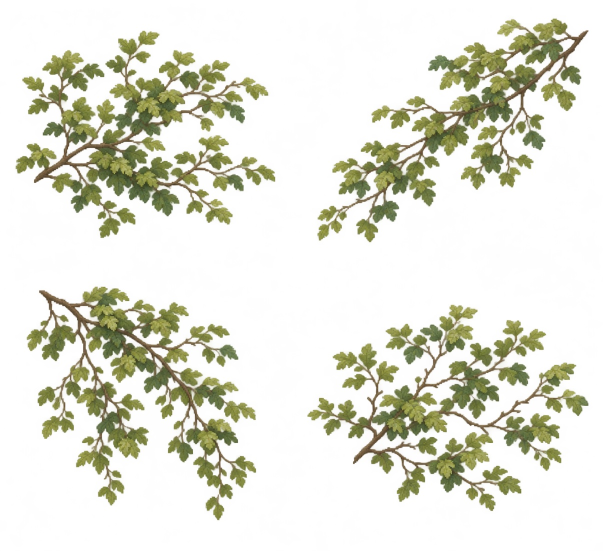
#> input picture assets/branch-cards/source/branch-sheet.jpg, 1206 x 1102 px (shown at 1/2 size)
$ python process_branches.py
#> lines starting #> are read from the running program, lines starting #| are printed output that depends on the picture; after the words box and inside, x2 and y2 are one past the last pixel; in counts of white or black regions, pixels touching at a corner belong together
#!/usr/bin/env python3
"""Process the owner's 2x2 branch/leaf sheet into 4 transparent branch
sprites for the HD-2D tree overhaul (2026-11-07).

Pipeline per quadrant (reading order TL, TR, BL, BR -> branch-1..4):
  1. content mask = min(R,G,B) < 243 (near-white is background)
  2. border flood fill marks the outer background; enclosed near-white
     components are leaf-gap sky and also become transparent
  3. dust removal: tiny isolated components are dropped
  4. dehalo: pale fringe pixels at the alpha edge take the colour of
     the nearest true-interior pixels (kills the yellow-green JPG haze)
  5. alpha binarized to {0, 255} (the renderer uses alphaTest cutout)
  6. gentle olive grade; trim to content bbox; save a full-size master
     and a 512px runtime sprite
Also builds branch-cluster.png (3 sprites composited) for the far LOD,
and preview contact sheets (light/dark background, display-size check).

The original sheet is kept untouched in ../source/.
"""
import json
import os
from collections import deque

import numpy as np
from PIL import Image
from scipy import ndimage

HERE = os.path.dirname(os.path.abspath(__file__))
ROOT = os.path.normpath(os.path.join(HERE, ".."))
SRC = os.path.join(ROOT, "source", "branch-sheet.jpg")
NEAR_WHITE = 243
NAMES = {1: "branch-1", 2: "branch-2", 3: "branch-3", 4: "branch-4"}


def flood_from_border(bg_candidate):
    """Boolean mask of background-candidate pixels reachable from the
    border (4-connectivity) — the true outer background."""
    h, w = bg_candidate.shape
    seen = np.zeros_like(bg_candidate)
    dq = deque()
    for x in range(w):
        for y in (0, h - 1):
            if bg_candidate[y, x] and not seen[y, x]:
                seen[y, x] = True
                dq.append((y, x))
    for y in range(h):
        for x in (0, w - 1):
            if bg_candidate[y, x] and not seen[y, x]:
                seen[y, x] = True
                dq.append((y, x))
    while dq:
        y, x = dq.popleft()
        for ny, nx in ((y - 1, x), (y + 1, x), (y, x - 1), (y, x + 1)):
            if 0 <= ny < h and 0 <= nx < w and bg_candidate[ny, nx] and not seen[ny, nx]:
                seen[ny, nx] = True
                dq.append((ny, nx))
    return seen


def process_quadrant(rgb, qi):
    """rgb: HxWx3 uint8 of one quadrant. Returns (RGBA image, stats)."""
    content = rgb.min(axis=2) < NEAR_WHITE
    outer_bg = flood_from_border(~content)
    alpha = content & ~outer_bg  # enclosed near-white pockets stay False here? no:
    # content already excludes ALL near-white pixels, so enclosed gaps are
    # transparent by construction. outer_bg is only diagnostic.
    pockets = (~content) & (~outer_bg)
    # dust removal on the content mask
    lab, n = ndimage.label(alpha)
    sizes = ndimage.sum(alpha, lab, range(1, n + 1))
    keep = np.zeros_like(alpha)
    kept = dropped = 0
    for i, s in enumerate(sizes, start=1):
        if s >= 12:
            keep[lab == i] = True
            kept += 1
        else:
            dropped += 1
    alpha = keep
    # dehalo + despeckle: pale low-saturation pixels (the JPG haze at the
    # outline AND the generator's white sparkle dots on leaves/stems,
    # invisible on the white source background but glaring on dark
    # in-game backgrounds) take the colour of the nearest clean
    # interior pixel. Leaf bodies are yellow-green (channel spread
    # >= ~60), so they are not touched.
    out = rgb.astype(np.float32)
    spread = rgb.max(axis=2) - rgb.min(axis=2)
    pale = alpha & (
        ((rgb.min(axis=2) > 200) & (spread < 60))
        | ((rgb.min(axis=2) > 185) & (spread < 40))
    )
    clean = alpha & ~pale
    interior = ndimage.binary_erosion(clean, iterations=1)
    if interior.any() and pale.any():
        # nearest interior pixel colour via distance transform indices
        _, inds = ndimage.distance_transform_edt(
            ~interior, return_indices=True
        )
        py, px = np.where(pale)
        out[py, px] = rgb[inds[0][py, px], inds[1][py, px]]
    dehaloed = int(pale.sum())
    # gentle olive grade: rein in the brightest yellow-greens
    mx = out.max(axis=2, keepdims=True)
    mn = out.min(axis=2, keepdims=True)
    bright_yellow = (out[..., 0] > 165) & (out[..., 1] > 175) & (out[..., 2] < 150)
    out[bright_yellow, 0] *= 0.92
    out[bright_yellow, 2] *= 1.05
    img = np.dstack([out, np.where(alpha, 255, 0)]).astype(np.uint8)
    rgba = Image.fromarray(img, "RGBA")
    bbox = rgba.getbbox()
    rgba = rgba.crop(bbox)
    stats = {
        "quadrant": qi,
        "gap_pocket_px": int(pockets.sum()),
        "components_kept": kept,
        "components_dropped": dropped,
        "dehaloed_px": dehaloed,
        "trimmed_size": list(rgba.size),
        "opaque_pct": round(100.0 * float(alpha.mean()), 1),
    }
    return rgba, stats


def main():
    sheet = Image.open(SRC).convert("RGB")
#> sheet is the input picture: PIL image 1206x1102 RGB; mean R, G, B 226.3, 227, 214.9
    W, H = sheet.size
#> W = 1206; H = 1102
    arr = np.asarray(sheet)
    quads = {
        1: arr[0:H // 2, 0:W // 2],
        2: arr[0:H // 2, W // 2:W],
        3: arr[H // 2:H, 0:W // 2],
        4: arr[H // 2:H, W // 2:W],
    }
    log = []
    masters = {}
    for qi in (1, 2, 3, 4):
        rgba, stats = process_quadrant(quads[qi], qi)
        masters[qi] = rgba
        rgba.save(os.path.join(ROOT, "sprites", f"{NAMES[qi]}-master.png"))
        rt = rgba.copy()
        rt.thumbnail((512, 512), Image.LANCZOS)
        rt.save(os.path.join(ROOT, "sprites", f"{NAMES[qi]}.png"))
        stats["runtime_size"] = list(rt.size)
        log.append(stats)
        print(NAMES[qi], stats)
#> this loop made 4 passes
#> (n in process_quadrant, dehaloed in process_quadrant, bbox in process_quadrant) on passes 1 to 4: (53, 14392, (31, 61, 551, 477)), (45, 11764, (31, 36, 574, 485)), (53, 13917, (52, 21, 513, 490)), (64, 14317, (11, 58, 575, 472))
#| branch-1 {'quadrant': 1, 'gap_pocket_px': 6125, 'components_kept': 1, 'components_dropped': 52, 'dehaloed_px': 14392, 'trimmed_size': [520, 416], 'opaque_pct': 27.9, 'runtime_size': [512, 410]}
#| branch-2 {'quadrant': 2, 'gap_pocket_px': 5671, 'components_kept': 1, 'components_dropped': 44, 'dehaloed_px': 11764, 'trimmed_size': [543, 449], 'opaque_pct': 23.6, 'runtime_size': [512, 423]}
#| branch-3 {'quadrant': 3, 'gap_pocket_px': 6343, 'components_kept': 1, 'components_dropped': 52, 'dehaloed_px': 13917, 'trimmed_size': [461, 469], 'opaque_pct': 26.4, 'runtime_size': [461, 469]}
#| branch-4 {'quadrant': 4, 'gap_pocket_px': 10223, 'components_kept': 1, 'components_dropped': 63, 'dehaloed_px': 14317, 'trimmed_size': [564, 414], 'opaque_pct': 26.3, 'runtime_size': [512, 376]}
#> pass 1, in process_quadrant, `content = rgb.min(axis=2) < NEAR_WHITE`:
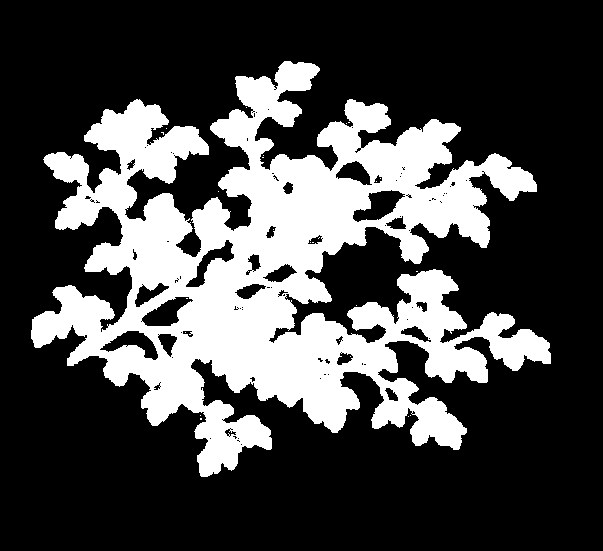
#> content: shape (551, 603) bool; 27.9% white; 25 white regions (24 under 20 px), largest, box (x1, y1, x2, y2) and area: (31, 61, 551, 477) 92788
#> pass 1, in process_quadrant, `lab, n = ndimage.label(alpha)`:
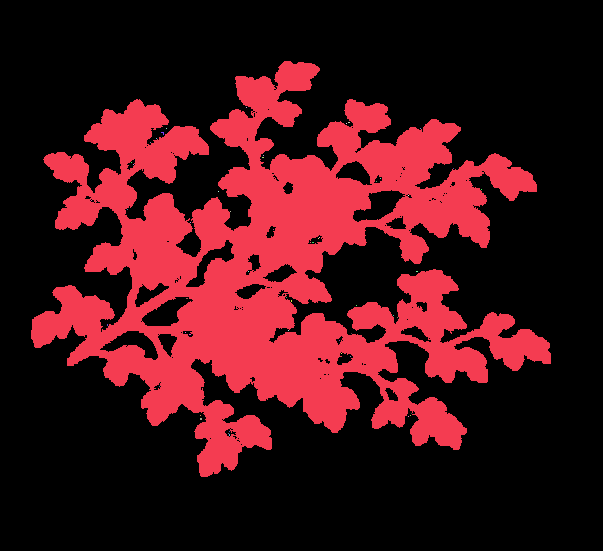
#> lab: shape (551, 603) int32; 54 distinct labels, from 0 to 53; one colour per label, 0 black
#> after the loop:
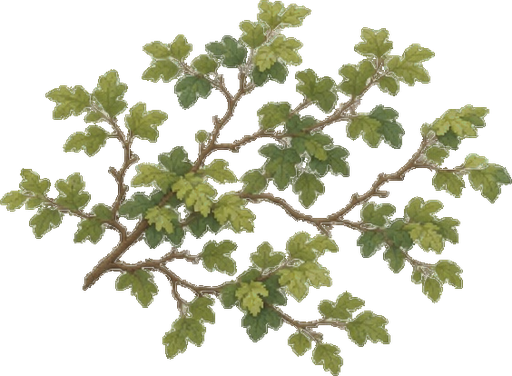
#> rt: PIL image 512x376 RGBA; mean R, G, B, A 57.3, 58.4, 37.8, 95.2; transparent parts drawn white
#> after the loop, log = 4 items; masters = 4 items
    # far-LOD cluster: three sprays composited into one canopy puff
    canvas = Image.new("RGBA", (512, 512), (0, 0, 0, 0))
#> canvas: PIL image 512x512 RGBA; every value is 0
    combo = [
        (masters[1], (300, 260), -12, (28, 120)),
        (masters[4], (320, 250), 9, (170, 210)),
        (masters[2], (280, 240), -38, (110, 60)),
    ]
    for src, size, ang, pos in combo:
        s = src.copy()
        s.thumbnail(size, Image.LANCZOS)
        s = s.rotate(ang, expand=True, resample=Image.BICUBIC)
        canvas.alpha_composite(s, pos)
#> this loop made 3 passes
#> (size, ang, pos) on passes 1 to 3: ((300, 260), -12, (28, 120)), ((320, 250), 9, (170, 210)), ((280, 240), -38, (110, 60))
#> pass 1, in main, `s = s.rotate(ang, expand=True, resample=Image.BICUBIC)`:
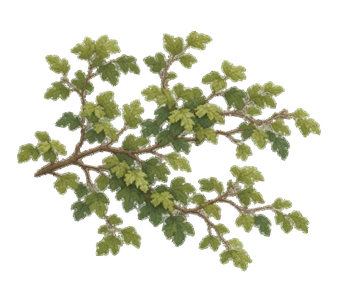
#> s: PIL image 344x298 RGBA; mean R, G, B, A 46, 47.2, 29.7, 76.6; transparent parts drawn white
#> after the loop:
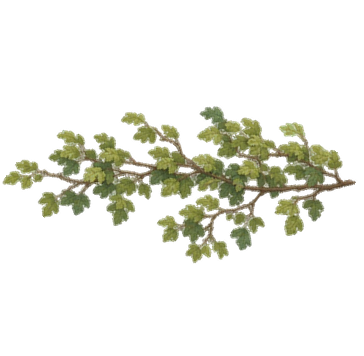
#> s: PIL image 364x356 RGBA; mean R, G, B, A 25.2, 25.7, 16.4, 41.1; transparent parts drawn white
    bbox = canvas.getbbox()
#> bbox = (45, 150, 505, 468)
    canvas = canvas.crop(bbox)
#> canvas: PIL image 460x318 RGBA
    canvas.save(os.path.join(ROOT, "sprites", "branch-cluster.png"))
    print("branch-cluster", canvas.size)
#| branch-cluster (460, 318)
    # previews: contact sheet on light + dark, and display-size check
    for bg_name, bg in (("light", (238, 240, 235)), ("dark", (38, 48, 34))):
        contact = Image.new("RGB", (1040, 560), bg)
        for qi in (1, 2, 3, 4):
            s = masters[qi].copy()
            s.thumbnail((500, 260), Image.LANCZOS)
            x = 10 + (qi - 1) % 2 * 520
            y = 10 + (qi - 1) // 2 * 275
            contact.paste(s, (x, y), s)
        contact.save(os.path.join(ROOT, "previews", f"contact-{bg_name}.png"))
#> this loop made 2 passes
#> pass 1, in main, `contact.save(os.path.join(ROOT, "previews", f"contact-{bg_name}.png"))`:
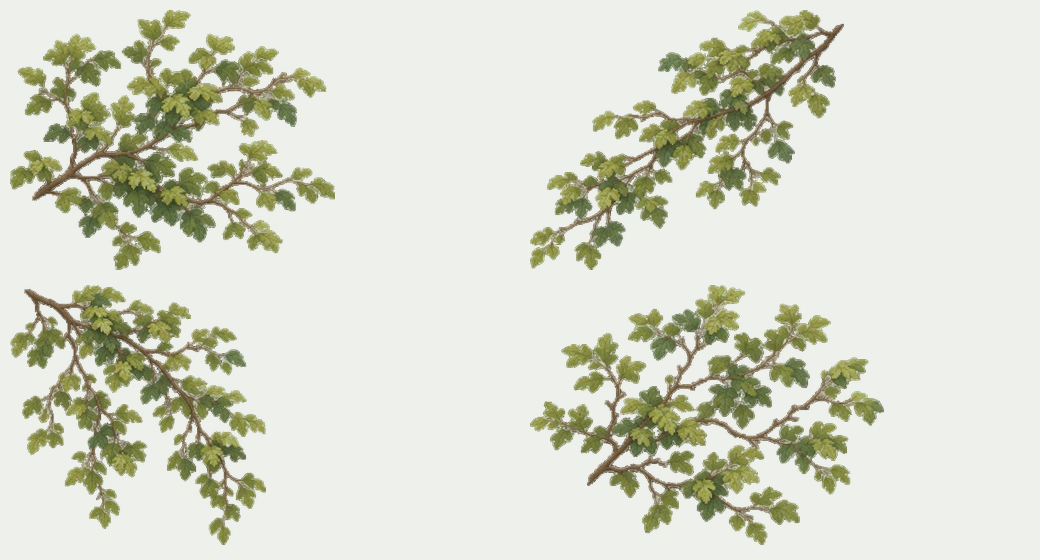
#> saved as contact-light.png: PIL image 1040x560 RGB; mean R, G, B 215.5, 217.7, 203.2
    small = Image.new("RGB", (1040, 300), (52, 66, 44))
    for qi in (1, 2, 3, 4):
        s = masters[qi].copy()
        # in-game cards are ~1.6 m wide on a 1366px screen at viewSize 13
        s.thumbnail((150, 150), Image.LANCZOS)
        small.paste(s, (10 + (qi - 1) * 260, 60), s)
#> s: PIL image 150x110 RGBA
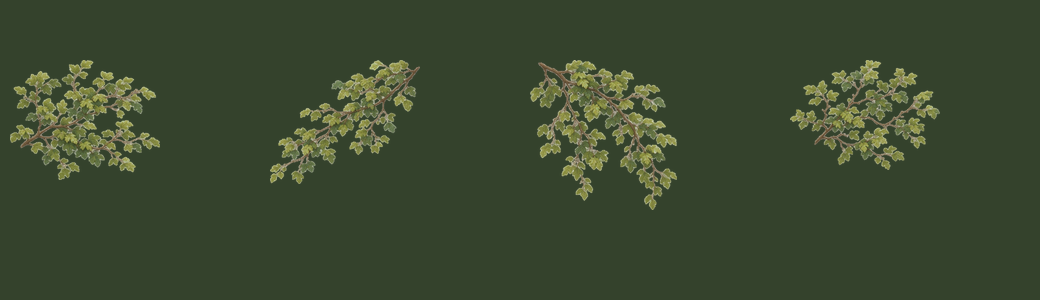
#> small: PIL image 1040x300 RGB; mean R, G, B 59.5, 72.4, 47.9
    small.save(os.path.join(ROOT, "previews", "display-size.png"))
    with open(os.path.join(ROOT, "process-log.json"), "w") as fh:
        json.dump(log, fh, indent=2)


if __name__ == "__main__":
    main()
